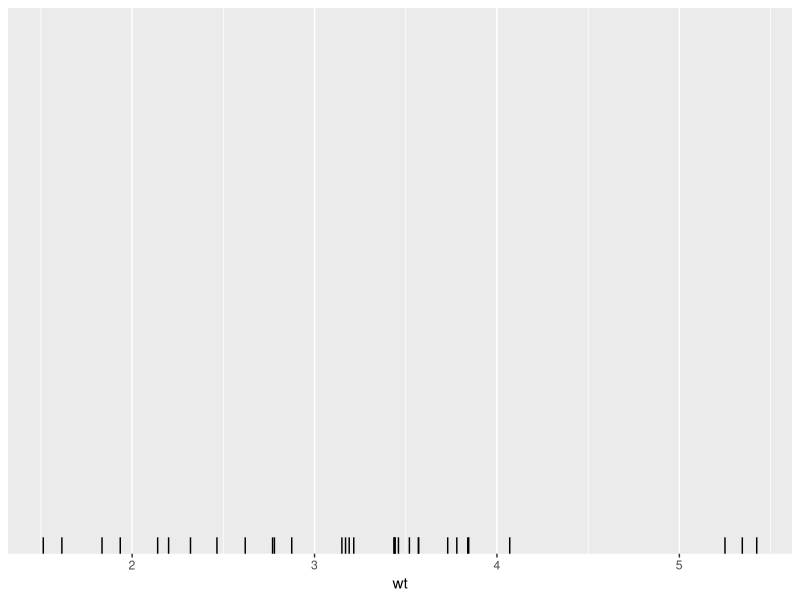

Reproduce this figure in R.
## ---- chunk 1
# Load the required libraries, suppressing annoying startup messages
library(tibble) 
suppressPackageStartupMessages(library(dplyr))
# Read the mtcars dataset into a tibble called tb
data(mtcars)
tb <- as_tibble(mtcars)
attach(tb)
# Convert several numeric columns into factor variables
tb$cyl <- as.factor(tb$cyl)
tb$vs <- as.factor(tb$vs)
tb$am <- as.factor(tb$am)
tb$gear <- as.factor(tb$gear)
## ---- chunk 2
library(ggplot2)
ggplot(tb, aes(x=wt)) + geom_rug()
